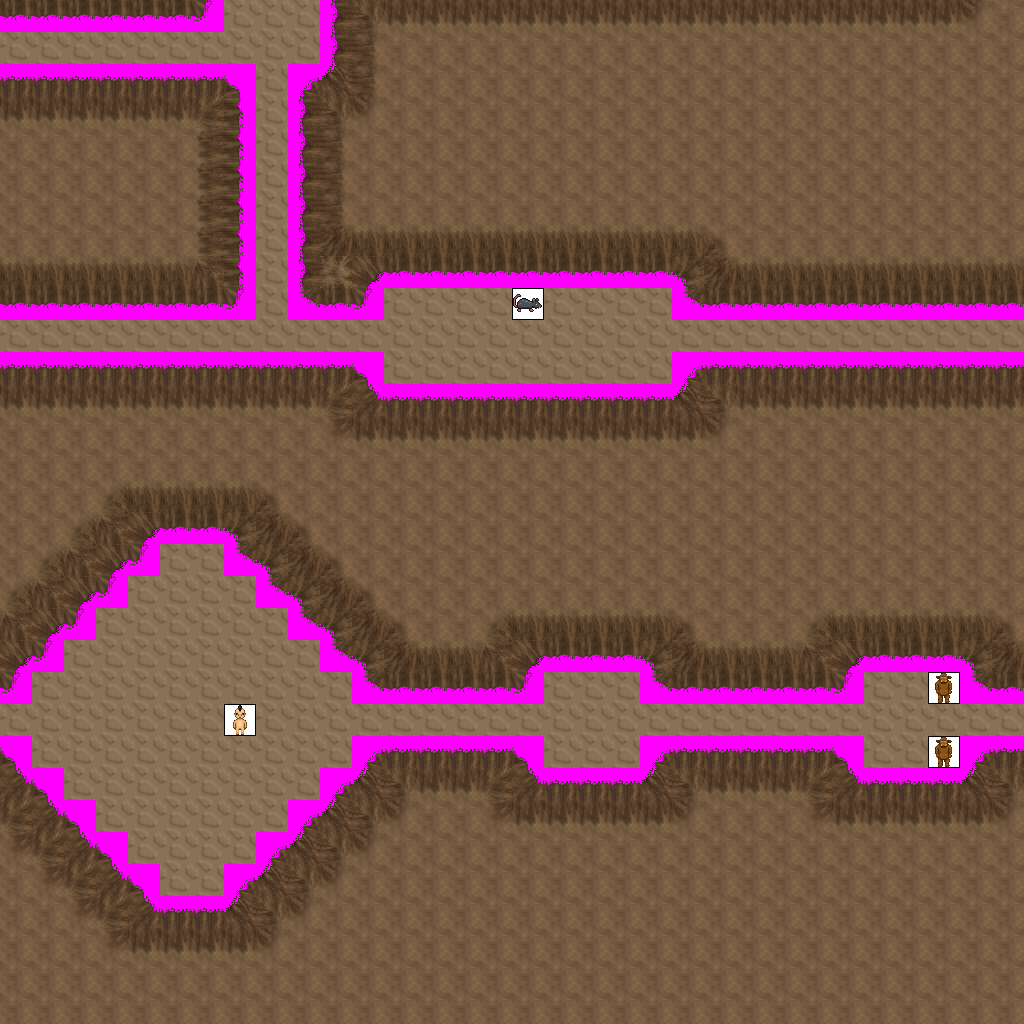

Tiled map render using the project's own tile images. Description and the map definition, with tile-layer contents summarised, below:
An orthogonal 32x32 tile map with 32x32 px tiles, 6 tile layers (Ground, Objects, Above, Walkable, ...), 7 tilesets and 10 objects (5x newmap, from_west_0, from_west_1, from_east_0, from_east_1, ...).

<map version="1.0" orientation="orthogonal" width="32" height="32" tilewidth="32" tileheight="32">
 <tileset firstgid="1" name="ground_ground_2" tilewidth="32" tileheight="32">
  <image source="../drawable/ground_ground_2.png" width="128" height="32" />
 </tileset>
 <tileset firstgid="5" name="ground_brown" tilewidth="32" tileheight="32">
  <image source="../drawable/ground_brown.png" width="160" height="32" />
 </tileset>
 <tileset firstgid="10" name="logic_creature_rodent" tilewidth="32" tileheight="32">
  <image source="../drawable/logic_creature_rodent.png" width="256" height="32" />
 </tileset>
 <tileset firstgid="18" name="logic_creature_troll" tilewidth="32" tileheight="32">
  <image source="../drawable/logic_creature_troll.png" width="128" height="32" />
 </tileset>
 <tileset firstgid="22" name="building_wall_int_clay" tilewidth="32" tileheight="32">
  <image source="../drawable/building_wall_int_clay.png" width="320" height="320" />
 </tileset>
 <tileset firstgid="122" name="logic_creature_ogre" tilewidth="32" tileheight="32">
  <image source="../drawable/logic_creature_ogre.png" width="128" height="32" />
 </tileset>
 <tileset firstgid="126" name="walkable_sentinel" tilewidth="32" tileheight="32">
  <image source="../drawable/walkable_sentinel.png" width="32" height="32" />
 </tileset>
 <layer name="Ground" width="32" height="32">
  <data>[1024 cells, 1024 non-empty, 2 distinct tile ids]</data>
 </layer>
 <layer name="Objects" width="32" height="32">
  <data>[1024 cells, 0 non-empty, 0 distinct tile ids]</data>
 </layer>
 <layer name="Above" width="32" height="32">
  <data>[1024 cells, 0 non-empty, 0 distinct tile ids]</data>
 </layer>
 <layer name="Walkable" width="32" height="32">
  <data>[1024 cells, 849 non-empty, 1 distinct tile ids]</data>
 </layer>
 <layer name="Objects_stendhal" width="32" height="32">
  <data>[1024 cells, 849 non-empty, 26 distinct tile ids]</data>
 </layer>
 <layer name="Objects_stendhal2" width="32" height="32">
  <data>[1024 cells, 4 non-empty, 3 distinct tile ids]</data>
 </layer>
 <objectgroup name="Mapevents" width="32" height="32">
  <object name="exit_east_0" type="newmap" x="992" y="320" width="32" height="32">
   <properties>
    <property name="map" value="level_4_semos_dungeon_x3_y3" />
    <property name="place" value="from_east_0" />
   </properties>
  </object>
  <object name="exit_east_1" type="newmap" x="992" y="704" width="32" height="32">
   <properties>
    <property name="map" value="level_4_semos_dungeon_x3_y3" />
    <property name="place" value="from_east_1" />
   </properties>
  </object>
  <object name="exit_west_0" type="newmap" x="0" y="32" width="32" height="32">
   <properties>
    <property name="map" value="level_4_semos_dungeon_x1_y3" />
    <property name="place" value="from_west_0" />
   </properties>
  </object>
  <object name="exit_west_1" type="newmap" x="0" y="320" width="32" height="32">
   <properties>
    <property name="map" value="level_4_semos_dungeon_x1_y3" />
    <property name="place" value="from_west_1" />
   </properties>
  </object>
  <object name="exit_north_0" type="newmap" x="224" y="0" width="96" height="32">
   <properties>
    <property name="map" value="level_4_semos_dungeon_x2_y2" />
    <property name="place" value="from_north_0" />
   </properties>
  </object>
 </objectgroup>
 <objectgroup name="Spawn" width="32" height="32">
  <object name="from_west_0" x="992" y="320" width="32" height="32" />
  <object name="from_west_1" x="992" y="704" width="32" height="32" />
  <object name="from_east_0" x="0" y="32" width="32" height="32" />
  <object name="from_east_1" x="0" y="320" width="32" height="32" />
  <object name="from_south_0" x="256" y="0" width="32" height="32" />
 </objectgroup>
 <objectgroup name="Keys" width="32" height="32" />
 <objectgroup name="Replace" width="32" height="32" />
</map>
